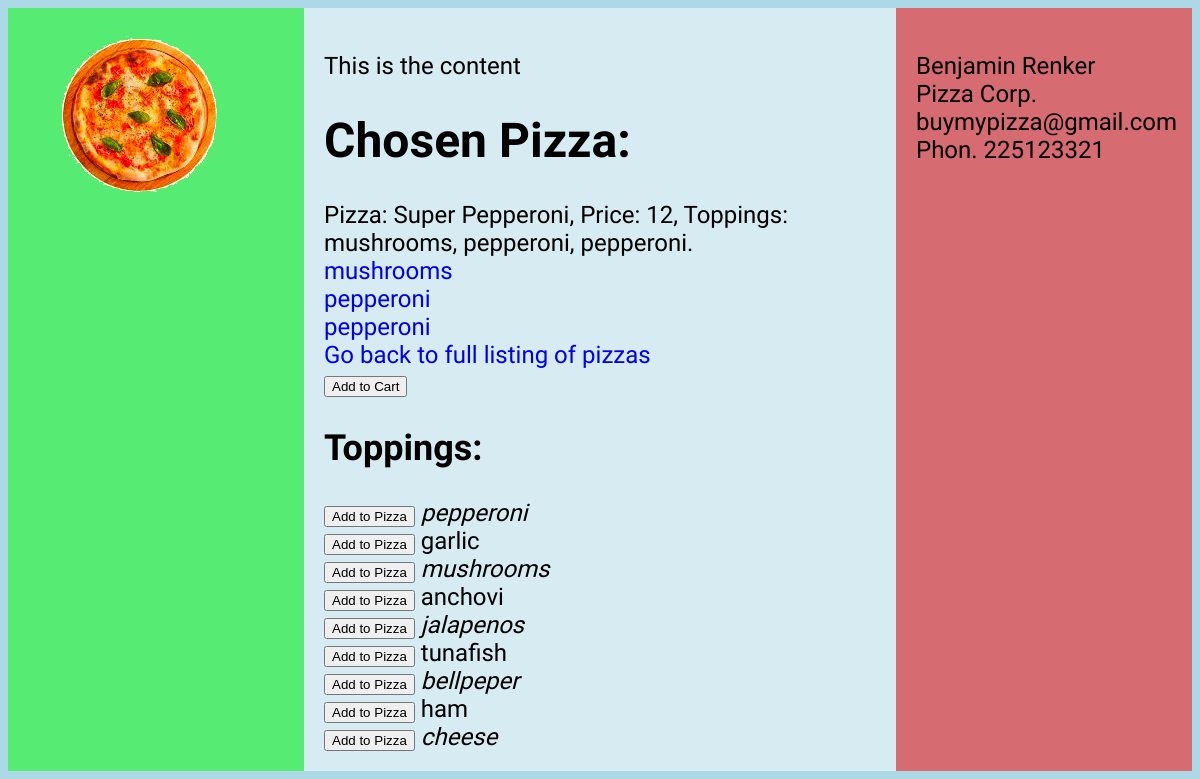
The page /1 on the database its author committed.
### orders/models.py (models this page shows)
class Pizza(models.Model):
	name = models.CharField(max_length=64)
	price = models.IntegerField()
	topping = models.ManyToManyField('Topping', through='ToppingAmount', related_name='pizzas', default='none')
	def __str__(self):
		helper = ", ".join(str(seg) for seg in self.topping.all())
		return f"Pizza: {self.name}, Price: {self.price}, Toppings: {helper}."

class Topping(models.Model):
	name = models.CharField(max_length=64)
	def __str__(self):
		return self.name

### orders/views.py (the view)
# urls.py: path("<int:pizza_id>", views.pizza, name="pizza"),
def pizza(request, pizza_id): #the id is provided as parameter
    try:
        pizza = Pizza.objects.get(pk=pizza_id) # get me the pizza with corresponding id
    except Pizza.DoesNotExist:
        raise Http404("This pizza does not exist")
    context = {
        "pizza": pizza,
		"toppings": Topping.objects.all(),
		"activeToppings": pizza.topping.all()
    }
    return render(request, "orders/pizza.html", context)

### orders/templates/orders/pizza.html (shortened to what this page needs)
{% extends 'layout.html' %}
{% block content %}
    <h1>Chosen Pizza: </h1>{{ pizza }}
    <br>
	{% for topping in activeToppings %}
		<a href="{% url 'deleteTopping' pizza.id topping.id %}">
			<li>{{ topping }}</li>
		</a>
	{% endfor %}
    <a href="{% url 'index' %}">Go back to full listing of pizzas</a>
	<form action="{% url 'addToCart' pizza.id%}" method="POST">
	  <input type="submit" class="btn" value="Add to Cart" name="Add">
	</form>
	<h2>Toppings: </h2>
	{% for topping in toppings %}
		<li>
			<form action="{% url 'addToPizza' pizza.id topping.id%}" method="POST">
				<input type="submit" class="btn" value="Add to Pizza" name="Add">
				{{ topping }}
			</form>
		</li>
	{% endfor %}
{% endblock %}

### orders/static/style.css (style rules this page uses)
html { background-color: lightblue; background-image: url("Colosseum.jpg"); background-repeat: no-repeat; background-size: cover; height: 100%; font-size: 2vw; font-family: 'Calistoga', cursive; }
li { list-style-type: none; }
li:nth-child(even) { font-style: oblique; }
a { text-decoration: none; }

### rows shown on the page
Pizza: id+name+price "Pizza: Super Pepperoni, Price: 12, Toppings: mushrooms, pepperoni, pepperoni."
Topping: name "mushrooms"
Topping: name "pepperoni"
Topping: name "garlic"
Topping: name "anchovi"
Topping: name "jalapenos"
Topping: name "tunafish"
Topping: name "bellpeper"
Topping: name "ham"
Topping: name "cheese"
